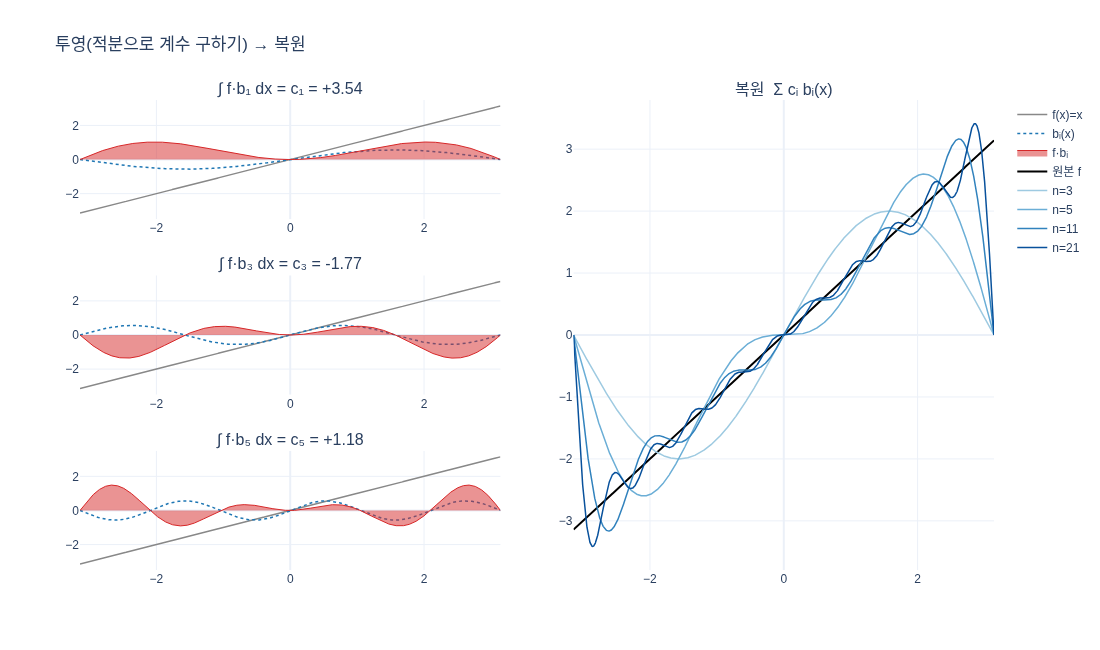

This chart was generated by the following Python code:
# %% [markdown]
# # 투영(Projection): 기저 함수의 계수를 적분으로 구하기
#
# 원본 함수 $f(x)$를 기저 함수 $b_i(x)$의 선형 조합으로 근사한다.
#
# $$f(x)\approx\sum_i c_i b_i(x),\qquad c_i=\int f(x)\,b_i(x)\,dx$$
#
# 이 스크립트는 (1) 벡터 내적과의 유사성, (2) 직교성이 왜 필요한지,
# (3) 푸리에(sin/cos) 기저로 실제 투영·복원을 단계적으로 보여준다.

# %%
# 필요 패키지: numpy, plotly, kaleido
import os
import numpy as np
import plotly.graph_objects as go
from plotly.subplots import make_subplots


def _show(fig):
    try:
        from IPython import get_ipython
        if get_ipython() is not None:  # VSCode 셀/Jupyter에서만 렌더링
            fig.show()
    except ImportError:
        pass


HERE = os.path.dirname(os.path.abspath(__file__)) if "__file__" in globals() else "."

# %% [markdown]
# ## 1. 벡터 버전: 성분 = 내적
#
# $\vec v=(3,4)$의 성분은 단위축과의 내적으로 나온다: $c_i=\vec v\cdot\hat e_i$.

# %%
v = np.array([3.0, 4.0])
e1, e2 = np.array([1.0, 0.0]), np.array([0.0, 1.0])
c1, c2 = v @ e1, v @ e2
print("c1 =", c1, ", c2 =", c2)
print("복원:", c1 * e1 + c2 * e2)
# 출력: c1 = 3.0 , c2 = 4.0
# 출력: 복원: [3. 4.]

# %% [markdown]
# ## 2. 함수 버전: 내적 = 적분
#
# 구간 $[-\pi,\pi]$에서 정규화된 푸리에 기저
# $b_0=\frac{1}{\sqrt{2\pi}},\ b_{2k-1}=\frac{\sin kx}{\sqrt\pi},\ b_{2k}=\frac{\cos kx}{\sqrt\pi}$
# 를 만들고, 직교성 $\int b_ib_j\,dx=\delta_{ij}$를 수치 적분으로 확인한다.

# %%
x = np.linspace(-np.pi, np.pi, 4001)
dx = x[1] - x[0]


def integrate(y):
    """구간 전체에 걸친 정적분 (사다리꼴 공식)."""
    return np.trapezoid(y, dx=dx)


def basis(n_terms):
    B = [np.full_like(x, 1 / np.sqrt(2 * np.pi))]
    k = 1
    while len(B) < n_terms:
        B.append(np.sin(k * x) / np.sqrt(np.pi))
        if len(B) < n_terms:
            B.append(np.cos(k * x) / np.sqrt(np.pi))
        k += 1
    return np.array(B)


B = basis(5)
gram = np.array([[integrate(bi * bj) for bj in B] for bi in B])
print(np.round(gram, 6))
# 출력: 5x5 단위행렬 (대각 1, 나머지 0)
# 출력: [[ 1.  0. -0. -0.  0.]
# 출력:  [ 0.  1.  0.  0.  0.]
# 출력:  [-0.  0.  1.  0. -0.]
# 출력:  [-0.  0.  0.  1.  0.]
# 출력:  [ 0.  0. -0.  0.  1.]]

# %% [markdown]
# ## 3. 투영: $c_i=\int f(x)b_i(x)\,dx$
#
# 원본 함수로 톱니 모양의 $f(x)=x$ 를 쓴다(불연속이라 고차항이 오래 남아 근사 과정이 잘 보인다).
# 각 계수는 다른 계수와 무관하게 **적분 한 번**으로 구해진다.

# %%
f = x.copy()  # f(x) = x

N = 21
B = basis(N)
coeffs = np.array([integrate(f * b) for b in B])  # <- 투영
for i, c in enumerate(coeffs[:7]):
    print(f"c_{i} = {c:+.4f}")
# 출력: c_0 = +0.0000   (상수항: f가 기함수여서 0)
# 출력: c_1 = +3.5449   (sin x)   = 2*sqrt(pi)
# 출력: c_2 = -0.0000   (cos x)
# 출력: c_3 = -1.7725   (sin 2x)  = -sqrt(pi)
# 출력: c_4 = +0.0000
# 출력: c_5 = +1.1816   (sin 3x)  = 2*sqrt(pi)/3
# 출력: c_6 = -0.0000

# 해석적 값과 비교: f(x)=x 의 sin(kx) 계수는 (-1)^{k+1} 2 sqrt(pi) / k
k = 1
analytic = (-1) ** (k + 1) * 2 * np.sqrt(np.pi) / k
print("해석값 c_1 =", round(analytic, 4))
# 출력: 해석값 c_1 = 3.5449

# %% [markdown]
# ## 4. 복원: $f(x)\approx\sum_{i<n} c_i b_i(x)$
#
# 항의 수 $n$을 늘리면 근사 오차가 줄어든다.

# %%
def reconstruct(n):
    return coeffs[:n] @ B[:n]


for n in [3, 5, 11, 21]:
    err = np.sqrt(integrate((f - reconstruct(n)) ** 2))
    print(f"n={n:2d}  L2 오차 = {err:.4f}")
# 출력: n= 3  L2 오차 = 2.8468
# 출력: n= 5  L2 오차 = 2.2278
# 출력: n=11  L2 오차 = 1.5095
# 출력: n=21  L2 오차 = 1.0936

# %% [markdown]
# ## 5. 시각화
#
# 왼쪽: 원문 그림처럼 $f\times b_i$ 의 곱(음영)을 적분한 값이 $c_i$.
# 오른쪽: 항의 수를 늘려 가며 복원한 결과.

# %%
fig = make_subplots(
    rows=3, cols=2,
    specs=[[{}, {"rowspan": 3}], [{}, None], [{}, None]],
    subplot_titles=[
        f"∫ f·b₁ dx = c₁ = {coeffs[1]:+.2f}", "복원  Σ cᵢ bᵢ(x)",
        f"∫ f·b₃ dx = c₃ = {coeffs[3]:+.2f}",
        f"∫ f·b₅ dx = c₅ = {coeffs[5]:+.2f}",
    ],
    horizontal_spacing=0.08, vertical_spacing=0.12,
)
for row, i in enumerate([1, 3, 5], start=1):
    fig.add_trace(go.Scatter(x=x, y=f, line=dict(color="#888", width=1.5),
                             name="f(x)=x", showlegend=(row == 1)), row=row, col=1)
    fig.add_trace(go.Scatter(x=x, y=B[i], line=dict(color="#1f77b4", width=1.5, dash="dot"),
                             name="bᵢ(x)", showlegend=(row == 1)), row=row, col=1)
    fig.add_trace(go.Scatter(x=x, y=f * B[i], fill="tozeroy",
                             line=dict(color="#d62728", width=1),
                             name="f·bᵢ", showlegend=(row == 1)), row=row, col=1)

fig.add_trace(go.Scatter(x=x, y=f, line=dict(color="black", width=2), name="원본 f"), row=1, col=2)
for n, col in [(3, "#9ecae1"), (5, "#6baed6"), (11, "#3182bd"), (21, "#08519c")]:
    fig.add_trace(go.Scatter(x=x, y=reconstruct(n), line=dict(color=col, width=1.5),
                             name=f"n={n}"), row=1, col=2)

fig.update_layout(title="투영(적분으로 계수 구하기) → 복원", width=1100, height=650,
                  template="plotly_white")
_show(fig)
fig.write_image(os.path.join(HERE, "expy.png"))
print("saved expy.png")
# 출력: saved expy.png
